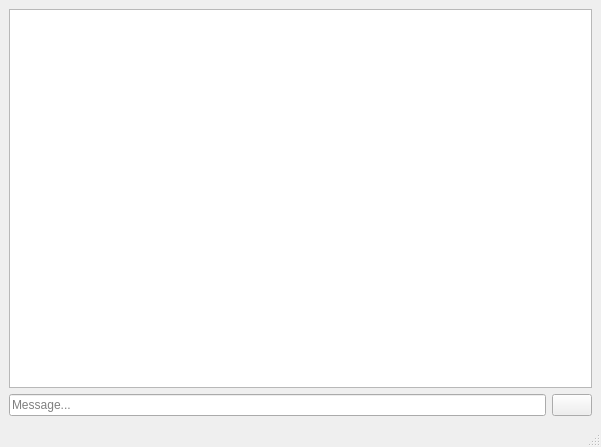
<?xml version="1.0" encoding="UTF-8"?>
<ui version="4.0">
 <class>MainWindow</class>
 <widget class="QMainWindow" name="MainWindow">
  <property name="geometry">
   <rect>
    <x>0</x>
    <y>0</y>
    <width>601</width>
    <height>447</height>
   </rect>
  </property>
  <property name="windowTitle">
   <string>MainWindow</string>
  </property>
  <property name="windowIcon">
   <iconset resource="res.qrc">
    <normaloff>:/new/logo/logo.png</normaloff>:/new/logo/logo.png</iconset>
  </property>
  <widget class="QWidget" name="centralwidget">
   <layout class="QGridLayout" name="gridLayout_3">
    <item row="1" column="0">
     <layout class="QGridLayout" name="gridLayout">
      <item row="1" column="0">
       <layout class="QGridLayout" name="gridLayout_2">
        <item row="0" column="1">
         <widget class="QPushButton" name="sendMessagePushButton">
          <property name="text">
           <string/>
          </property>
          <property name="icon">
           <iconset theme="document-send">
            <normaloff>.</normaloff>.</iconset>
          </property>
          <property name="shortcut">
           <string>Return</string>
          </property>
         </widget>
        </item>
        <item row="0" column="0">
         <widget class="QLineEdit" name="inputMessageLineEdit">
          <property name="sizePolicy">
           <sizepolicy hsizetype="Expanding" vsizetype="Fixed">
            <horstretch>0</horstretch>
            <verstretch>0</verstretch>
           </sizepolicy>
          </property>
          <property name="placeholderText">
           <string>Message...</string>
          </property>
         </widget>
        </item>
       </layout>
      </item>
     </layout>
    </item>
    <item row="0" column="0">
     <widget class="QListWidget" name="messages">
      <property name="sizePolicy">
       <sizepolicy hsizetype="Minimum" vsizetype="Expanding">
        <horstretch>0</horstretch>
        <verstretch>0</verstretch>
       </sizepolicy>
      </property>
      <property name="styleSheet">
       <string notr="true"/>
      </property>
      <property name="verticalScrollBarPolicy">
       <enum>Qt::ScrollBarAsNeeded</enum>
      </property>
      <property name="horizontalScrollBarPolicy">
       <enum>Qt::ScrollBarAsNeeded</enum>
      </property>
      <property name="sizeAdjustPolicy">
       <enum>QAbstractScrollArea::AdjustIgnored</enum>
      </property>
      <property name="autoScroll">
       <bool>true</bool>
      </property>
      <property name="selectionMode">
       <enum>QAbstractItemView::NoSelection</enum>
      </property>
      <property name="isWrapping" stdset="0">
       <bool>false</bool>
      </property>
      <property name="uniformItemSizes">
       <bool>false</bool>
      </property>
     </widget>
    </item>
   </layout>
  </widget>
  <widget class="QMenuBar" name="menubar">
   <property name="geometry">
    <rect>
     <x>0</x>
     <y>0</y>
     <width>601</width>
     <height>19</height>
    </rect>
   </property>
  </widget>
  <widget class="QStatusBar" name="statusbar"/>
 </widget>
 <resources>
  <include location="res.qrc"/>
 </resources>
 <connections/>
</ui>
